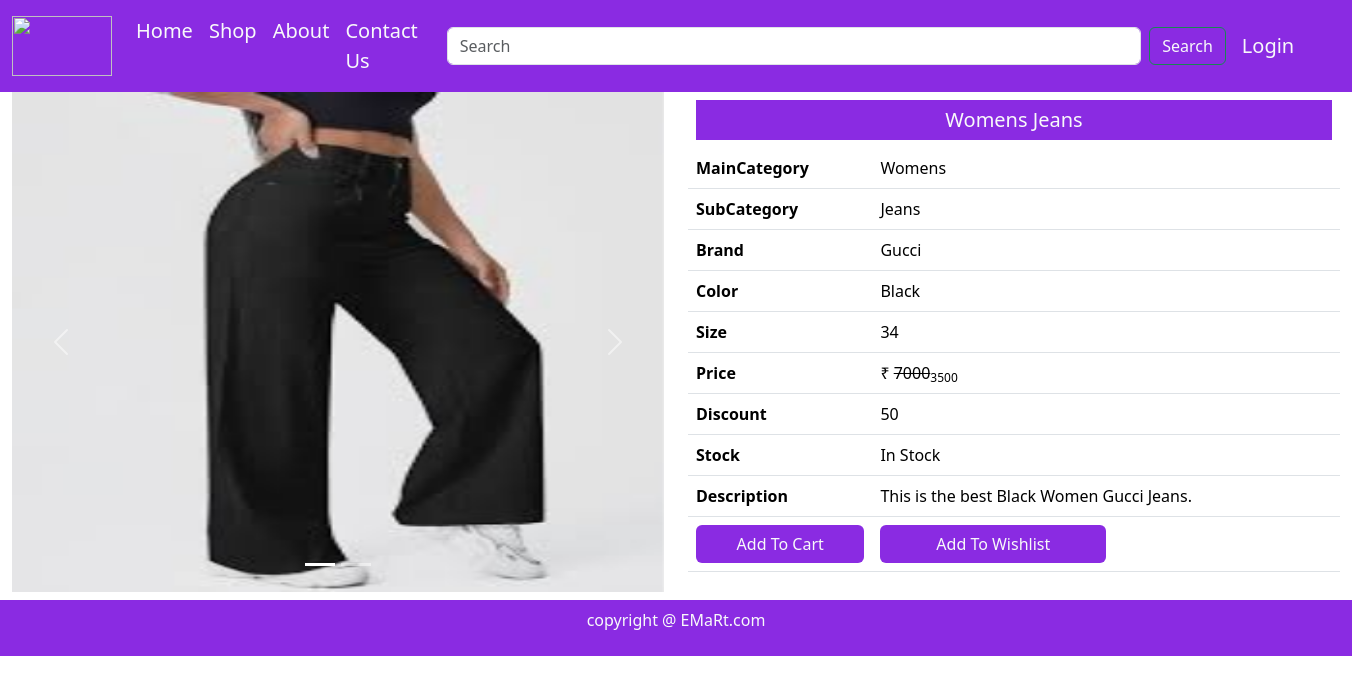
Page /singleproduct/2/ on the committed database.
### mainapp/models.py (models this page shows, shortened)
class Product(models.Model):
    id=models.AutoField(primary_key=True)
    name=models.CharField(max_length=150)
    maincategory=models.ForeignKey(MainCategory, on_delete=models.CASCADE)
    subcategory=models.ForeignKey(SubCategory, on_delete=models.CASCADE)
    brand=models.ForeignKey(Brand, on_delete=models.CASCADE)
    size=models.CharField(max_length=50)
    color=models.CharField(max_length=50)
    stock=models.CharField(max_length=50,default="In Stock",null=True,blank=True)
    description=models.TextField(default="This is the best Product",null=True,blank=True)
    baseprice=models.IntegerField()
    discount=models.IntegerField(default=0,blank=True,null=True)
    finalprice=models.IntegerField()
    pic1=models.ImageField(upload_to="upload",default="", height_field=None, width_field=None, null=True,blank=True)
    pic2=models.ImageField(upload_to="upload",default="" ,height_field=None, width_field=None, null=True,blank=True)

class MainCategory(models.Model):
    id=models.AutoField(primary_key=True)
    name=models.CharField(max_length=50)
    def __str__(self):
        return self.name

class SubCategory(models.Model):
    id=models.AutoField(primary_key=True)
    name=models.CharField(max_length=50)
    def __str__(self):
        return self.name

class Brand(models.Model):
    id=models.AutoField(primary_key=True)
    name=models.CharField(max_length=50)
    def __str__(self):
        return self.name

### mainapp/views.py (the view)
# urls.py: path('singleproduct/<int:id>/',views.SingleProduct),
def SingleProduct(Request,id):
    detail=Product.objects.get(id=id)
    return render (Request,'singleproduct.html',{'detail':detail})

### mainapp/templates/singleproduct.html (shortened to what this page needs)
{% extends 'index.html' %}
    {% block content %}
    <div class="container-fluid">
        <div class="row">
            <div class="col-md-6 col-12">
                <div id="carouselExampleIndicators" class="carousel slide">
                    <div class="carousel-indicators">
                        <button type="button" data-bs-target="#carouselExampleIndicators" data-bs-slide-to="0"
                            class="active" aria-current="true" aria-label="Slide 1"></button>
                        <button type="button" data-bs-target="#carouselExampleIndicators" data-bs-slide-to="1"
                            aria-label="Slide 2"></button>
                    </div>
                    <div class="carousel-inner">
                        <div class="carousel-item active">
                            <img src="{{detail.pic1.url}}" height="500px" class="d-block w-100" alt="...">
                        </div>
                    </div>
                    <button class="carousel-control-prev" type="button" data-bs-target="#carouselExampleIndicators"
                        data-bs-slide="prev">
                        <span class="carousel-control-prev-icon" aria-hidden="true"></span>
                    </button>
                    <button class="carousel-control-next" type="button" data-bs-target="#carouselExampleIndicators"
                        data-bs-slide="next">
                        <span class="carousel-control-next-icon" aria-hidden="true"></span>
                    </button>
                </div>
            </div>
            <div class="col-md-6 col-12">
                <h5 class="background p-2 m-2 text-center text-light">{{detail.name}}</h5>
                <div class="table-responsive">
                    <table class="table">
                        <tr>
                            <th>MainCategory</th>
                            <td>{{detail.maincategory}}</td>
                        </tr>
                        <tr>
                            <th>SubCategory</th>
                            <td>{{detail.subcategory}}</td>
                        </tr>
                        <tr>
                            <th>Brand</th>
                            <td>{{detail.brand}}</td>
                        </tr>
                        <tr>
                            <th>Color</th>
                            <td>{{detail.color}}</td>
                        </tr>
                        <tr>
                            <th>Size</th>
                            <td>{{detail.size}}</td>
                        </tr>
                        <tr>
                            <th>Price</th>
                            <td>&#8377; <del>{{detail.baseprice}}</del><sub>{{detail.finalprice}}</sub></td>
                        </tr>
                        <tr>
                            <th>Discount</th>
                            <td>{{detail.discount}}</td>
                        </tr>
                        <tr>
                            <th>Stock</th>
                            <td>{{detail.stock}}</td>
                        </tr>
                        <tr>
                            <th>Description</th>
                            <td>{{detail.description}}</td>
                        </tr>
                        <tr>
                            <th><a href="/add-to-cart/{{detail.id}}"
                                    class="btn background text-center text-light mybtn w-100">Add To Cart</a></th>
                            <td><a href="/add-to-wishlist/{{detail.id}}"
                                    class="btn background text-center text-light mybtn w-50">Add To Wishlist</a></td>
                        </tr>
                    </table>
                </div>
            </div>
        </div>
    </div>
    {% endblock content %}

### mainapp/static/css/style.css (style rules this page uses)
.background { background-color: rgb(138, 43, 226); }

### rows in the picture
Product: pic1 (picture), name "Womens Jeans", maincategory "Womens", subcategory "Jeans", brand "Gucci", color "Black", size "34", baseprice "7000", finalprice "3500", discount "50", stock "In Stock", description "This is the best Black Women Gucci Jeans."
